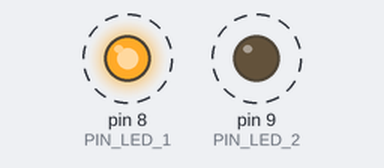
Recording of a sketch running on a simulated Arduino Uno, built with avr-gcc and run on an emulated ATmega328P. On the bench: output pins drawn as LEDs (lit = HIGH). Dashed ring = blinking.

Above: at 0.2 s.
Timing chart, 0 to 3.0 s (numbered marks = the images above):
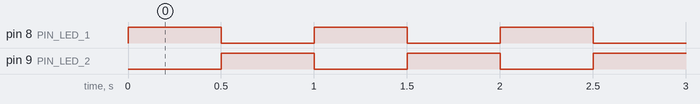

Measured:
- by itself, pin 8 (PIN_LED_1), pin 9 (PIN_LED_2): alternates HIGH for 0.50 s and LOW for 0.50 s

The sketch:

P03_dos_led_alternados.ino
```cpp
/*
  P03 · Dos LED que se alternan                               Sesión 2
  ------------------------------------------------------------------
  Qué hace: cuando un LED está encendido, el otro está apagado, y luego se invierten.

  Conexiones (cada LED lleva su propia resistencia de 220 ohm):
    LED 1   pin 8 -> resistencia 220 ohm -> LED (pata larga +) ; pata corta (-) -> GND
    LED 2   pin 9 -> resistencia 220 ohm -> LED (pata larga +) ; pata corta (-) -> GND

  Idea clave: una VARIABLE es una caja con nombre donde guardamos un dato.
  Aquí "tiempoEncendido" guarda cuántos milisegundos dura cada paso.
  Si la cambias en UN solo lugar, cambia todo el programa.

  Retos:  - Cambia tiempoEncendido a 200 y luego a 1500.
          - Que el LED 1 dure 300 ms y el LED 2 dure 900 ms (necesitas dos variables).
          - Agrega un tercer LED y haz que se enciendan uno por uno.
*/

const int PIN_LED_1 = 8;        // const = valor que no cambia mientras corre el programa
const int PIN_LED_2 = 9;
int tiempoEncendido = 500;      // milisegundos

void setup() {
  pinMode(PIN_LED_1, OUTPUT);
  pinMode(PIN_LED_2, OUTPUT);
}

void loop() {
  digitalWrite(PIN_LED_1, HIGH);
  digitalWrite(PIN_LED_2, LOW);
  delay(tiempoEncendido);

  digitalWrite(PIN_LED_1, LOW);
  digitalWrite(PIN_LED_2, HIGH);
  delay(tiempoEncendido);
}
```
